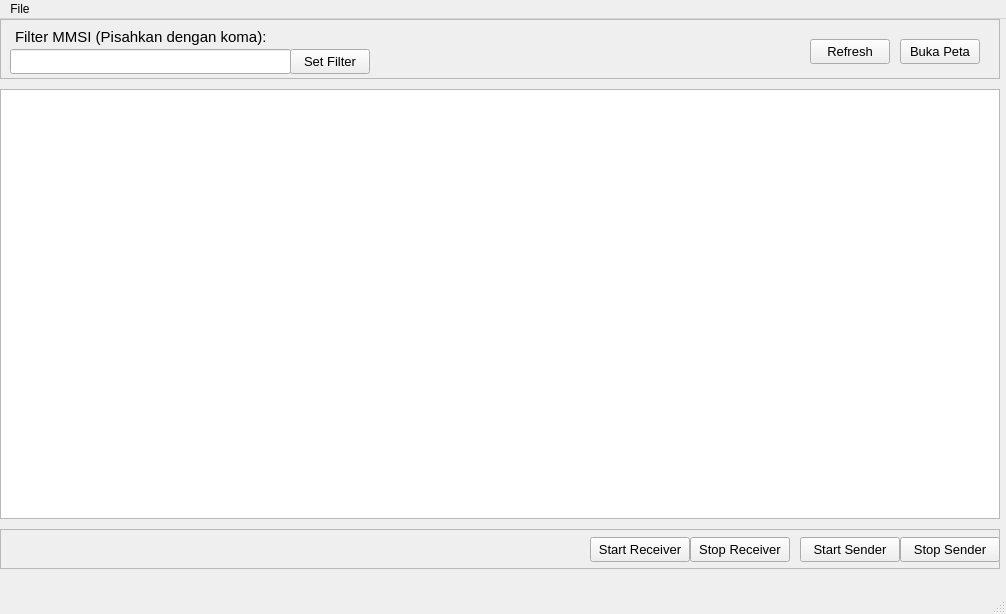
<?xml version="1.0" encoding="UTF-8"?>
<ui version="4.0">
 <class>MainWindow</class>
 <widget class="QMainWindow" name="MainWindow">
  <property name="geometry">
   <rect>
    <x>0</x>
    <y>0</y>
    <width>1006</width>
    <height>614</height>
   </rect>
  </property>
  <property name="windowTitle">
   <string>MainWindow</string>
  </property>
  <widget class="QWidget" name="centralwidget">
   <widget class="QFrame" name="frame">
    <property name="geometry">
     <rect>
      <x>0</x>
      <y>0</y>
      <width>1000</width>
      <height>60</height>
     </rect>
    </property>
    <property name="frameShape">
     <enum>QFrame::Shape::StyledPanel</enum>
    </property>
    <property name="frameShadow">
     <enum>QFrame::Shadow::Raised</enum>
    </property>
    <widget class="QLineEdit" name="mmsi_entry">
     <property name="geometry">
      <rect>
       <x>10</x>
       <y>30</y>
       <width>281</width>
       <height>25</height>
      </rect>
     </property>
     <property name="font">
      <font>
       <pointsize>10</pointsize>
      </font>
     </property>
    </widget>
    <widget class="QLabel" name="mmsi_label">
     <property name="geometry">
      <rect>
       <x>15</x>
       <y>10</y>
       <width>261</width>
       <height>16</height>
      </rect>
     </property>
     <property name="font">
      <font>
       <pointsize>11</pointsize>
      </font>
     </property>
     <property name="text">
      <string>Filter MMSI (Pisahkan dengan koma):</string>
     </property>
    </widget>
    <widget class="QPushButton" name="btn_set_filter">
     <property name="geometry">
      <rect>
       <x>290</x>
       <y>30</y>
       <width>80</width>
       <height>25</height>
      </rect>
     </property>
     <property name="font">
      <font>
       <pointsize>10</pointsize>
      </font>
     </property>
     <property name="text">
      <string>Set Filter</string>
     </property>
    </widget>
    <widget class="QPushButton" name="btn_open_map">
     <property name="geometry">
      <rect>
       <x>900</x>
       <y>20</y>
       <width>80</width>
       <height>25</height>
      </rect>
     </property>
     <property name="font">
      <font>
       <pointsize>10</pointsize>
      </font>
     </property>
     <property name="text">
      <string>Buka Peta</string>
     </property>
    </widget>
    <widget class="QPushButton" name="btn_refresh">
     <property name="geometry">
      <rect>
       <x>810</x>
       <y>20</y>
       <width>80</width>
       <height>25</height>
      </rect>
     </property>
     <property name="font">
      <font>
       <pointsize>10</pointsize>
      </font>
     </property>
     <property name="text">
      <string>Refresh</string>
     </property>
    </widget>
   </widget>
   <widget class="QTableView" name="tableView">
    <property name="geometry">
     <rect>
      <x>0</x>
      <y>70</y>
      <width>1000</width>
      <height>430</height>
     </rect>
    </property>
   </widget>
   <widget class="QFrame" name="frame_2">
    <property name="geometry">
     <rect>
      <x>0</x>
      <y>510</y>
      <width>1000</width>
      <height>40</height>
     </rect>
    </property>
    <property name="frameShape">
     <enum>QFrame::Shape::StyledPanel</enum>
    </property>
    <property name="frameShadow">
     <enum>QFrame::Shadow::Raised</enum>
    </property>
    <widget class="QPushButton" name="btn_stop_sender">
     <property name="geometry">
      <rect>
       <x>900</x>
       <y>8</y>
       <width>100</width>
       <height>25</height>
      </rect>
     </property>
     <property name="font">
      <font>
       <pointsize>10</pointsize>
      </font>
     </property>
     <property name="text">
      <string>Stop Sender</string>
     </property>
    </widget>
    <widget class="QPushButton" name="btn_start_sender">
     <property name="geometry">
      <rect>
       <x>800</x>
       <y>8</y>
       <width>100</width>
       <height>25</height>
      </rect>
     </property>
     <property name="font">
      <font>
       <pointsize>10</pointsize>
      </font>
     </property>
     <property name="text">
      <string>Start Sender</string>
     </property>
    </widget>
    <widget class="QPushButton" name="btn_stop_receiver">
     <property name="geometry">
      <rect>
       <x>690</x>
       <y>8</y>
       <width>100</width>
       <height>25</height>
      </rect>
     </property>
     <property name="font">
      <font>
       <pointsize>10</pointsize>
      </font>
     </property>
     <property name="text">
      <string>Stop Receiver</string>
     </property>
    </widget>
    <widget class="QPushButton" name="btn_start_receiver">
     <property name="geometry">
      <rect>
       <x>590</x>
       <y>8</y>
       <width>100</width>
       <height>25</height>
      </rect>
     </property>
     <property name="font">
      <font>
       <pointsize>10</pointsize>
      </font>
     </property>
     <property name="text">
      <string>Start Receiver</string>
     </property>
    </widget>
   </widget>
  </widget>
  <widget class="QMenuBar" name="menubar">
   <property name="geometry">
    <rect>
     <x>0</x>
     <y>0</y>
     <width>1006</width>
     <height>33</height>
    </rect>
   </property>
   <widget class="QMenu" name="menuFile">
    <property name="title">
     <string>File</string>
    </property>
    <addaction name="actionExit"/>
   </widget>
   <addaction name="menuFile"/>
  </widget>
  <widget class="QStatusBar" name="statusbar"/>
  <action name="actionExit">
   <property name="text">
    <string>Exit</string>
   </property>
   <property name="iconVisibleInMenu">
    <bool>false</bool>
   </property>
  </action>
 </widget>
 <resources/>
 <connections/>
</ui>
